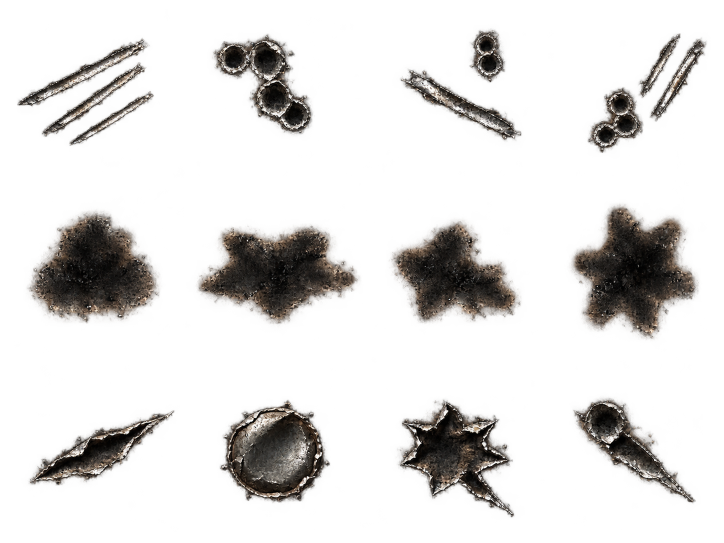
#> input picture art-source/vehicles/scuffs/master.png, 1448 x 1086 px (shown at 1/2 size)
$ python export.py
#> lines starting #> are read from the running program, lines starting #| are printed output that depends on the picture
"""Exports the vehicle scuff sheet (combat-durability-nouns.md, Worn plate) from its accepted master.

The master is the guide's 4 x 3 grid as ImageGen returned it, at whatever size it came back. Each cell is cut on the
grid mechanically, kept whole (no trim or recentre: the renderer turns a mark about its cell centre) and resampled to
CELL px, so the shipped sheet is 4 x 3 cells of CELL px. Row is the stage (scrape/pock, scorch, gouge/dent), column
the variant; `ConvoyRenderSystem.SCUFF_SHEET` addresses it that way.

    python art-source/vehicles/scuffs/export.py
"""
from pathlib import Path

from PIL import Image

COLS, ROWS = 4, 3
CELL = 128
HERE = Path(__file__).resolve().parent
OUT = HERE.parents[2] / "mod" / "graphics" / "battle" / "vehicles" / "scuffs.png"


def main():
    master = Image.open(HERE / "master.png").convert("RGBA")
#> master is the input picture: PIL image 1448x1086 RGBA; mean R, G, B, A 20.1, 17.9, 15.6, 45.1
    w, h = master.size
#> w = 1448; h = 1086
    sheet = Image.new("RGBA", (COLS * CELL, ROWS * CELL), (0, 0, 0, 0))
#> sheet: PIL image 512x384 RGBA; every value is 0
    for row in range(ROWS):
        for col in range(COLS):
            box = (round(col * w / COLS), round(row * h / ROWS), round((col + 1) * w / COLS), round((row + 1) * h / ROWS))
            cell = master.crop(box).resize((CELL, CELL), Image.LANCZOS)
            sheet.paste(cell, (col * CELL, row * CELL))
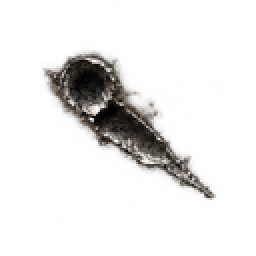
#> cell: PIL image 128x128 RGBA (shown 2 times larger); mean R, G, B, A 14.2, 12.7, 11.4, 29.9; transparent parts drawn white
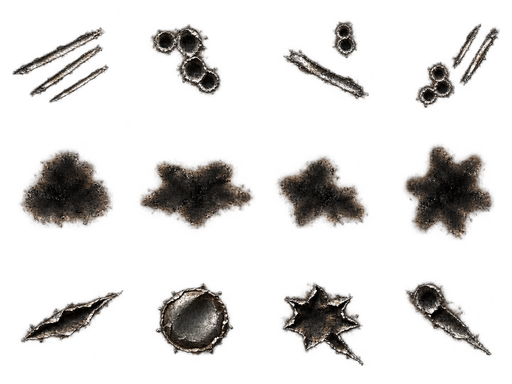
#> sheet: PIL image 512x384 RGBA; mean R, G, B, A 20.1, 17.9, 15.6, 45.1; transparent parts drawn white
    sheet.save(OUT, optimize=True)
    print("wrote", OUT, sheet.size)
#| wrote mod/graphics/battle/vehicles/scuffs.png (512, 384)


if __name__ == "__main__":
    main()

$ run again, with art-source/vehicles/wayline-hauler.master.png copied over art-source/vehicles/scuffs/master.png
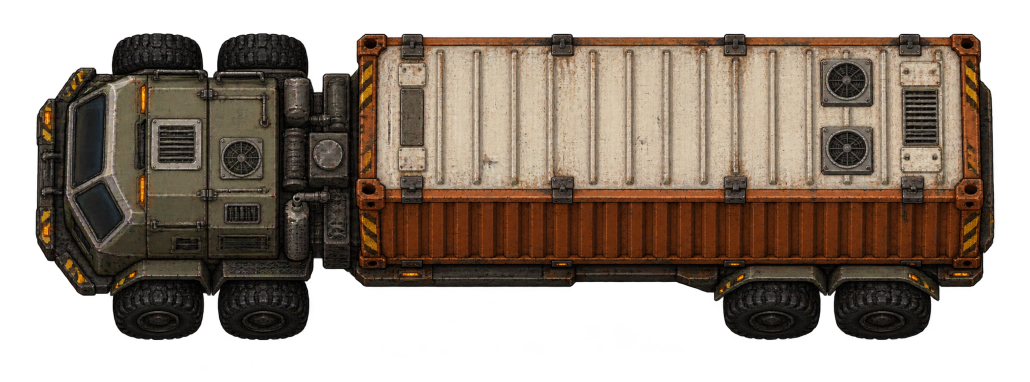
#> input picture art-source/vehicles/wayline-hauler.master.png, 2060 x 763 px (shown at 1/2 size)
#> in main, master is the input picture: PIL image 2060x763 RGBA; mean R, G, B, A 63.9, 51.4, 40.4, 159.7
#> after the loop in main, `for row in range(ROWS):`:
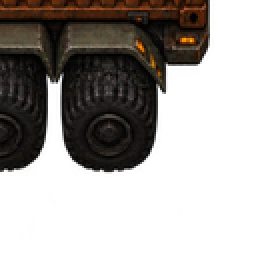
#> cell: PIL image 128x128 RGBA (shown 2 times larger); mean R, G, B, A 16.6, 12.5, 9.3, 107.8; transparent parts drawn white
#> after the loop in main, `for row in range(ROWS):`:
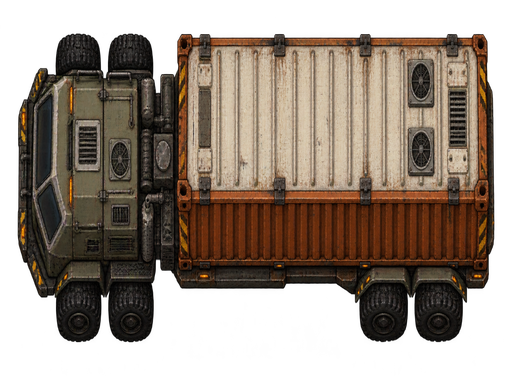
#> sheet: PIL image 512x384 RGBA; mean R, G, B, A 63.4, 51.1, 40.1, 159.6; transparent parts drawn white
#| wrote mod/graphics/battle/vehicles/scuffs.png (512, 384)

$ run again, with art-source/vehicles/gun-plate/cupola-master.png copied over art-source/vehicles/scuffs/master.png
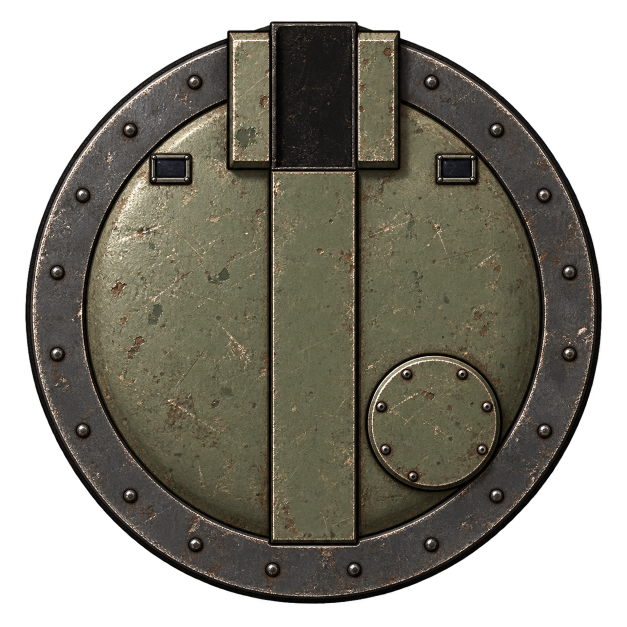
#> input picture art-source/vehicles/gun-plate/cupola-master.png, 1254 x 1254 px (shown at 1/2 size)
#> in main, master is the input picture: PIL image 1254x1254 RGBA; mean R, G, B, A 58.1, 55.1, 45, 168
#> after the loop in main, `for row in range(ROWS):`:
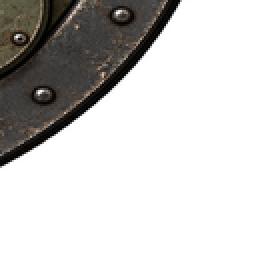
#> cell: PIL image 128x128 RGBA (shown 2 times larger); mean R, G, B, A 16.8, 15.5, 13.8, 70.2; transparent parts drawn white
#> after the loop in main, `for row in range(ROWS):`:
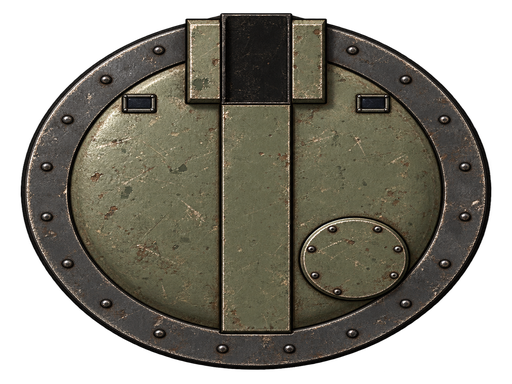
#> sheet: PIL image 512x384 RGBA; mean R, G, B, A 57.7, 54.7, 44.6, 168.1; transparent parts drawn white
#| wrote mod/graphics/battle/vehicles/scuffs.png (512, 384)
